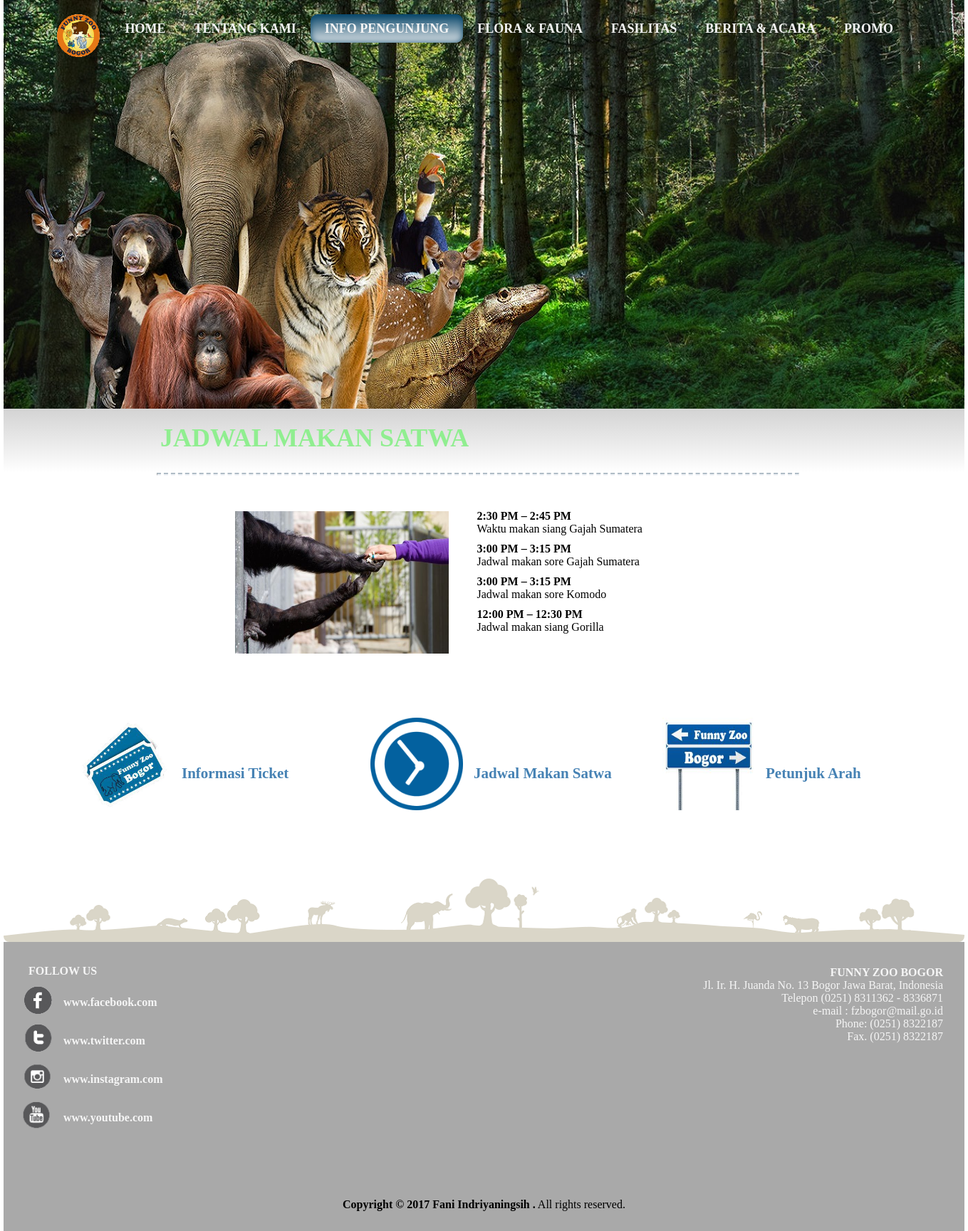
The page /CI_Funny_Zoo/index.php/funny_zoo/jadwal on the database its author committed.
### tables this page shows
CREATE TABLE `tbl_ip` (
  `kd_ip` int(11) NOT NULL,
  `judul_ip` varchar(50) NOT NULL,
  `isi_ip` text NOT NULL,
  `foto_ip` varchar(100) NOT NULL,
  `tgl_ip` date NOT NULL,
  `kd_status` int(11) NOT NULL
);

### CI_Funny_Zoo/application/controllers/Funny_zoo.php (called while the page is built, shortened)
<?php
class Funny_zoo extends CI_Controller {
	public function __construct()
	{
		$this->load->model('funny_model');
	}
	public function jadwal()
	{
		$data['jadwal'] = $this->funny_model->get_jadwal();
		$this->load->view('ip_jadwal',$data);
	}
}

### CI_Funny_Zoo/index.php (called while the page is built, shortened)
<?php
require_once BASEPATH.'core/CodeIgniter.php';

### CI_Funny_Zoo/application/models/funny_model.php (called while the page is built, shortened)
<?php
class funny_model extends CI_Model
{
	public function get_jadwal()
	{
		$this->db->where(['kd_status' => 1, 'kd_ip' => 5]);
		$query = $this->db->get('tbl_ip');
		if ( ! empty($query->row()) ) {
			return $query->row();
		}
		return false;
	}
}

### CI_Funny_Zoo/application/views/ip_jadwal.php (the view, shortened to what this page needs)
<html>
  <head>
    <link rel="stylesheet" type="text/css" href="asset/template/t_jadwal1.css">
  </head>
  <body>
        <div class="content" style="position:relative;">
        <header>
          <div id='cssmenu' style="position:absolute; top:0px; right:10px;z-index:2;">
              <ul>
                <li><img src="asset/images/gambar/logo.png" width="60px" height="60px" align="left">&nbsp;&nbsp;&nbsp;&nbsp;</li>
                <li class='has-sub '><a href='index.php'><span><b>HOME</b></span></a></li>
                <li class='has-sub '><a href='#'><span><b>TENTANG KAMI</b></span></a>
                </li>
                 <li class='has-sub active'><a href='#'><span><b>INFO PENGUNJUNG</b></span></a>
                </li>
                <li class='has-sub '><a href='#'><span><b>FLORA & FAUNA</b></span></a>
                </li>
                <li class='has-sub '><a href='#'><span><b>FASILITAS</b></span></a>
                </li>
                <li class='has-sub '><a href="<?php echo site_url ('berita') ; ?>"><span><b>BERITA & ACARA</b></span></a>
                </li>
                <li><a href="<?php echo site_url ('promo') ; ?>"><span><b>PROMO</b></span></a></li>
              </ul>
            </div>
           <div id="img_header">
           </div>
        </header>
        </div>
    <div id="konten1">
        <div class="judul">
          <h1><?= $jadwal->judul_ip ?></h1>
        </div>
    </div>
        <hr class="onepixel">
    <div id="konten2">
      <div id="isi2">
      <div style="">
      <img src="http://localhost/funny_zoo/images/ip/<?= $jadwal->foto_ip ?>"
      style="width:300px; height:200px;"><br>
    <div id="isi2">
      <div class="hasil">
        <p>
          <?php
        echo $jadwal->isi_ip;
          ?>
        </p>
      </div>
    </div>
      </div>
    </div>
     <div id="info">
      <div id="info1">
      <div id="subinfo">
         <div class="sub1"><br>&nbsp;&nbsp;&nbsp;&nbsp;<a href="<?php echo site_url ('tiket') ; ?>"><img src="asset/images/icon/icon1.jpg" width="130px" height="130px"></a></div>
         <div class="sub2"><a href="<?php echo site_url ('tiket') ; ?>"><strong>Informasi Ticket</strong></a></div><br>
      </div>
      <div id="subinfo">
        <div class="sub1"><br>&nbsp;&nbsp;&nbsp;&nbsp;<a href="<?php echo site_url ('jadwal') ; ?>"><img src="asset/images/icon/icon2a.jpg" width="130px" height="130px"></a></div>
        <div class="sub2"><a href="<?php echo site_url ('jadwal') ; ?>"><strong>Jadwal Makan Satwa</strong></a></div><br>
      </div>
      <div id="subinfo">
        <div class="sub1"><br>&nbsp;&nbsp;&nbsp;&nbsp;<a href="<?php echo site_url ('peta') ; ?>"><img src="asset/images/icon/icon3.jpg" width="130px" height="130px"></a></div>
        <div class="sub2"><a href="<?php echo site_url ('peta') ; ?>"><strong>Petunjuk Arah</strong></a></div><br>
      </div>
    </div>
    </div>
    <div id="konten3">
    </div>
   <div id="footer">
     <div id="footer1">
          <br><div class="link3"><a href="http://www.facebook.com"><strong>FOLLOW US</strong></a></div><br>
         <div class="link1"><br>&nbsp;&nbsp;&nbsp;&nbsp;<a href="http://www.facebook.com"><img src="asset/images/icon/fb.png" width="54px" height="45px"></a></div>
         <div class="link2"><a href="http://www.facebook.com"><strong>www.facebook.com</strong></a></div><br>
         <div class="link1"><br>&nbsp;&nbsp;&nbsp;&nbsp;<a href="http://www.twitter.com"><img src="asset/images/icon/twit.png" width="54px" height="45px"></a></div>
         <div class="link2"><a href="http://www.twitter.com"><strong>www.twitter.com</strong></a></div><br>
         <div class="link1"><br>&nbsp;&nbsp;&nbsp;&nbsp;<a href="http://www.instagram.com"><img src="asset/images/icon/insta.png" width="54px" height="45px"></a></div>
         <div class="link2"><a href="http://www.instagram.com"><strong>www.instagram.com</strong></a></div><br>
         <div class="link1"><br>&nbsp;&nbsp;&nbsp;&nbsp;<a href="http://www.youtube.com"><img src="asset/images/icon/you.png" width="54px" height="45px"></a></div>
         <div class="link2"><a href="http://www.youtube.com"><strong>www.youtube.com</strong></a></div><br>
      </div>
      <div id="footer2">
        <div class="alamat">
          <p>
            <strong>FUNNY ZOO BOGOR</strong><br>
            Jl. Ir. H. Juanda No. 13 Bogor Jawa Barat, Indonesia<br>
            Telepon (0251) 8311362 - 8336871<br>
            e-mail : fzbogor@mail.go.id<br>
            Phone: (0251) 8322187<br>
            Fax. (0251) 8322187<br>
          </p>
        </div>
      </div>
      <div id="footer3"><br><br><br><strong>Copyright &copy; 2017 Fani Indriyaningsih .</strong> All rights
    reserved.</div>
  </div>
  </body>
</html>

### rows shown on the page
tbl_ip: judul_ip "JADWAL MAKAN SATWA", foto_ip (picture), isi_ip "2:30 PM – 2:45 PM Waktu makan siang Gajah Sumatera 3:00 PM – 3:15 PM Jadwal makan sore Gajah Sumatera 3:00 PM – 3:15 PM Jadwal makan sore Komodo 12:00 PM – 12:30 PM Jadwal makan siang Gorilla"
